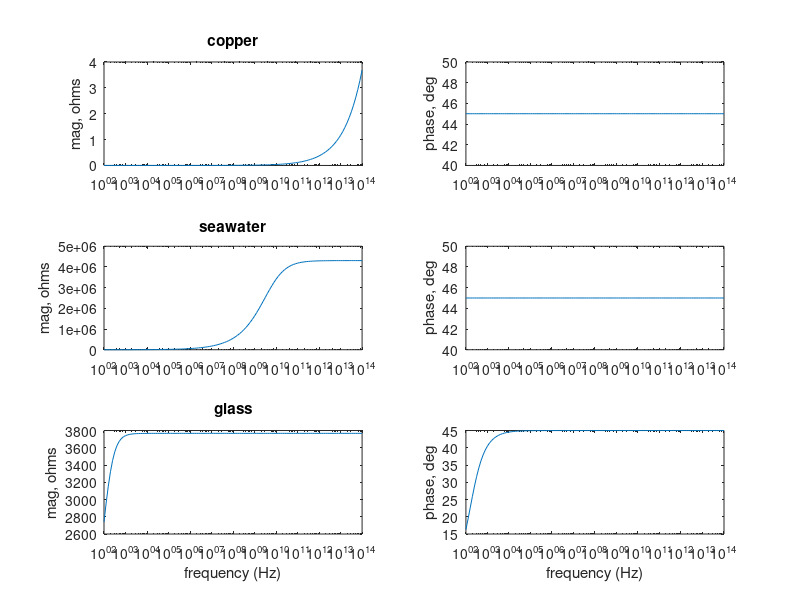

Write MATLAB code to recreate this figure.
clc
clear 

eo=8.854e-12;  
uo=pi*4e-7;

er1S=72;    
er1G=10;    
er2C=0;    
er2S=12;    
er2G=0.010; 
sigC=5.8e7; 
sigS=4;     
sigG=1e-12; 
er1C=1;     

n=[2:0.1:14];
f=10.^n;
w=2*pi*f;

seffC=sigC+w*er2C*eo;
seffS=sigS+w*er2S*eo;
seffG=sigG+w*er2G*eo;

etaC=sqrt(i*w*uo./(seffC+i*er1C*eo))
etaS=sqrt(i*w*uo./(seffS*er1S*eo))
etaG=sqrt(i*w*uo./(seffG+i*er1G*eo))

magC=abs(etaC);
angC=180*angle(etaC)/pi;
magS=abs(etaS);
angS=180*angle(etaS)/pi;
magG=abs(etaG);
angG=180*angle(etaG)/pi;

subplot(3,2,1)
semilogx(f,magC)
ylabel('mag, ohms')
title('copper')

subplot(3,2,2)
semilogx(f,angC)
ylabel('phase, deg')

subplot(3,2,3)
semilogx(f,magS)
ylabel('mag, ohms')
title('seawater')

subplot(3,2,4)
semilogx(f,angS)
ylabel('phase, deg')

subplot(3,2,5)
semilogx(f,magG)
ylabel('mag, ohms')
xlabel('frequency (Hz)')
title('glass')

subplot(3,2,6)
semilogx(f,angG)
xlabel('frequency (Hz)')
ylabel('phase, deg')
